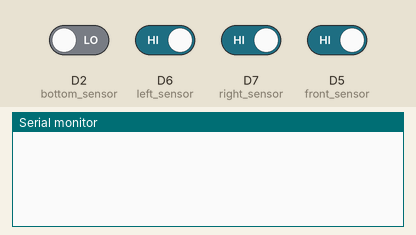
Recording of a sketch running on a simulated ESP8266 (NodeMCU). Shown: the last lines printed to the serial monitor. Inputs (shaded band) come from the test bench; at power-on: D5 (front_sensor), D6 (left_sensor), D7 (right_sensor) HIGH, D2 (bottom_sensor) LOW.

Above: at 1.2 s.
1.3 s: D2 (bottom_sensor) driven HIGH
At 2.4 s:
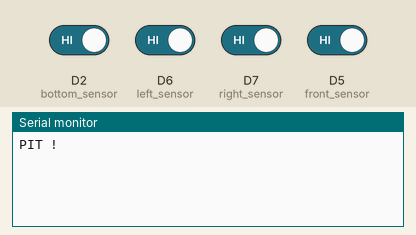
4.1 s: D6 (left_sensor) driven LOW
At 5.5 s:
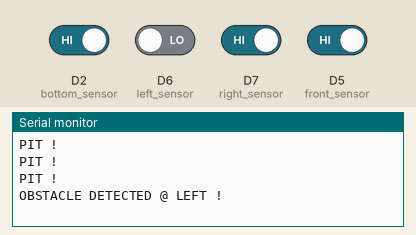
6.5 s: D7 (right_sensor) driven LOW
At 9.0 s:
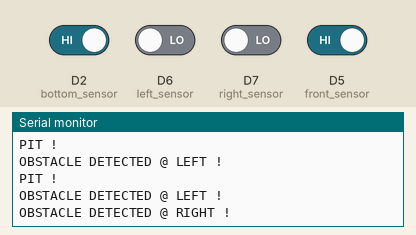
9.5 s: D5 (front_sensor) driven LOW
At 10.9 s:
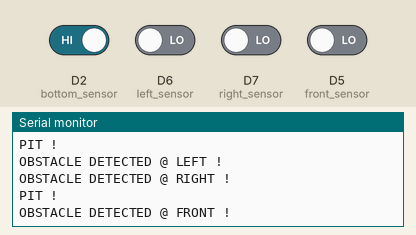

The sketch:

BLIND_MAN_STICK.ino
```cpp
#include <SoftwareSerial.h>

int front_sensor = D5;
int left_sensor = D6;
int right_sensor = D7;
int bottom_sensor = D2;
int front_val = 0;
int left_val =0;
int right_val =0;
int bottom_val=0;
int power_IR = D0;
SoftwareSerial mySerial (D3, D4, false);


void setup() {
  pinMode(front_sensor, INPUT);
  pinMode(left_sensor, INPUT);
  pinMode(right_sensor, INPUT);
  pinMode(bottom_sensor, INPUT);
  pinMode(power_IR, OUTPUT);


  digitalWrite(power_IR, HIGH);
  Serial.begin(9600);
  mySerial.begin(9600);

}

void loop() {
  front_val = digitalRead(front_sensor);
  left_val = digitalRead(left_sensor);
  right_val = digitalRead(right_sensor);
  delay(100);
  bottom_val = digitalRead(bottom_sensor);
  delay(100);
  if (front_val == LOW){
    Serial.println("OBSTACLE DETECTED @ FRONT !");
    mySerial.println('1');

    delay(1000);
  }
  if (left_val == LOW){
    Serial.println("OBSTACLE DETECTED @ LEFT !");
    mySerial.println('2');

    delay(1000);
  }
  if (right_val == LOW){
    Serial.println("OBSTACLE DETECTED @ RIGHT !");
    mySerial.println('3');

    delay(1000);
  }
  if (bottom_val == HIGH){
    Serial.println("PIT !");
    mySerial.println('4');

    delay(1000);
  }

}
```

Measured:
- after the input at 1.3 s, the serial monitor: prints a new line after 0.10 s (image 1)
- after the input at 4.1 s, the serial monitor: prints a new line after 0.90 s (image 2)
- after the input at 6.5 s, the serial monitor: prints a new line after 1.7 s (image 3)
- after the input at 9.5 s, the serial monitor: prints a new line after 0.90 s (image 4)
